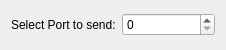
<?xml version="1.0" encoding="UTF-8"?>
<ui version="4.0">
 <class>ChooseInput</class>
 <widget class="QDialog" name="ChooseInput">
  <property name="geometry">
   <rect>
    <x>0</x>
    <y>0</y>
    <width>226</width>
    <height>50</height>
   </rect>
  </property>
  <property name="minimumSize">
   <size>
    <width>226</width>
    <height>50</height>
   </size>
  </property>
  <property name="windowTitle">
   <string>Dialog</string>
  </property>
  <layout class="QHBoxLayout" name="horizontalLayout">
   <item>
    <widget class="QLabel" name="label">
     <property name="text">
      <string>Select Port to send:</string>
     </property>
    </widget>
   </item>
   <item>
    <widget class="QSpinBox" name="portIndexSpinBox_"/>
   </item>
  </layout>
 </widget>
 <resources/>
 <connections/>
</ui>
